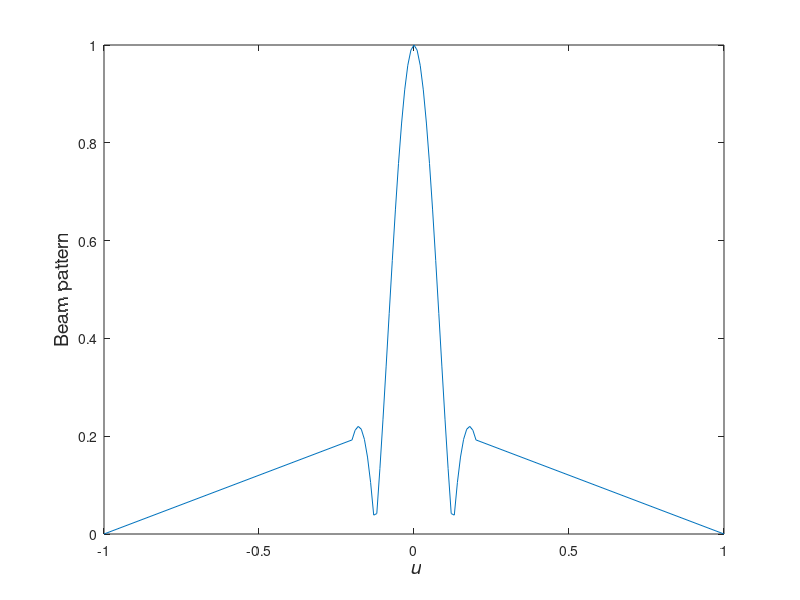

The MATLAB source for this figure:
clear all;close all;clc;

N = 16;                         % number of elements            
d = 0.5;                        % spacing wrt lambda
D = [-(N-1)/2:1:(N-1)/2]'*d;     % positions 

% steering direction
uT = 0 ;                         
vT = exp(j*2*pi*D*uT);

uu = [-0.2:0.01:0.2];
vv = exp(j*2*pi*D*uu);

figure(1)
plot([-1 uu 1],[0 abs(vT'*vv)/N 0])
axis([-1 1 0 1])
xlabel('\it u','Fontsize',14)
ylabel('Beam pattern','Fontsize',14)
